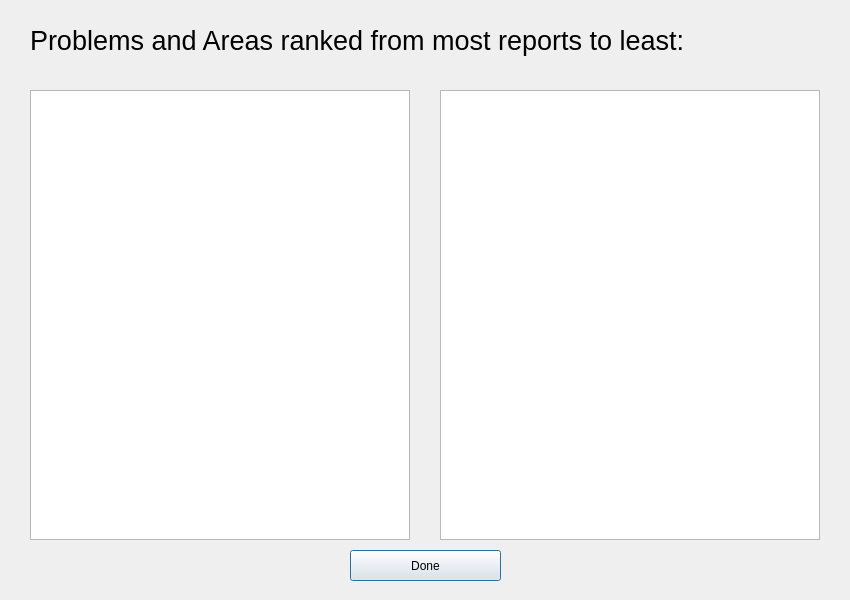
<?xml version="1.0" encoding="UTF-8"?>
<ui version="4.0">
 <class>Ranking</class>
 <widget class="QDialog" name="Ranking">
  <property name="geometry">
   <rect>
    <x>0</x>
    <y>0</y>
    <width>850</width>
    <height>600</height>
   </rect>
  </property>
  <property name="windowTitle">
   <string>Dialog</string>
  </property>
  <widget class="QPushButton" name="doneButton">
   <property name="geometry">
    <rect>
     <x>350</x>
     <y>550</y>
     <width>151</width>
     <height>31</height>
    </rect>
   </property>
   <property name="text">
    <string>Done</string>
   </property>
  </widget>
  <widget class="QTextBrowser" name="rankedList">
   <property name="geometry">
    <rect>
     <x>30</x>
     <y>90</y>
     <width>380</width>
     <height>450</height>
    </rect>
   </property>
   <property name="font">
    <font>
     <pointsize>14</pointsize>
    </font>
   </property>
   <property name="html">
    <string>&lt;!DOCTYPE HTML PUBLIC &quot;-//W3C//DTD HTML 4.0//EN&quot; &quot;http://www.w3.org/TR/REC-html40/strict.dtd&quot;&gt;
&lt;html&gt;&lt;head&gt;&lt;meta name=&quot;qrichtext&quot; content=&quot;1&quot; /&gt;&lt;style type=&quot;text/css&quot;&gt;
p, li { white-space: pre-wrap; }
&lt;/style&gt;&lt;/head&gt;&lt;body style=&quot; font-family:'MS Shell Dlg 2'; font-size:14pt; font-weight:400; font-style:normal;&quot;&gt;
&lt;p style=&quot;-qt-paragraph-type:empty; margin-top:0px; margin-bottom:0px; margin-left:0px; margin-right:0px; -qt-block-indent:0; text-indent:0px; font-size:8.25pt;&quot;&gt;&lt;br /&gt;&lt;/p&gt;&lt;/body&gt;&lt;/html&gt;</string>
   </property>
   <property name="tabStopWidth">
    <number>80</number>
   </property>
  </widget>
  <widget class="QLabel" name="listLabel">
   <property name="geometry">
    <rect>
     <x>30</x>
     <y>10</y>
     <width>801</width>
     <height>61</height>
    </rect>
   </property>
   <property name="font">
    <font>
     <pointsize>20</pointsize>
    </font>
   </property>
   <property name="text">
    <string>Problems and Areas ranked from most reports to least:</string>
   </property>
  </widget>
  <widget class="QTextBrowser" name="addressList">
   <property name="geometry">
    <rect>
     <x>440</x>
     <y>90</y>
     <width>380</width>
     <height>450</height>
    </rect>
   </property>
   <property name="font">
    <font>
     <pointsize>14</pointsize>
    </font>
   </property>
   <property name="html">
    <string>&lt;!DOCTYPE HTML PUBLIC &quot;-//W3C//DTD HTML 4.0//EN&quot; &quot;http://www.w3.org/TR/REC-html40/strict.dtd&quot;&gt;
&lt;html&gt;&lt;head&gt;&lt;meta name=&quot;qrichtext&quot; content=&quot;1&quot; /&gt;&lt;style type=&quot;text/css&quot;&gt;
p, li { white-space: pre-wrap; }
&lt;/style&gt;&lt;/head&gt;&lt;body style=&quot; font-family:'MS Shell Dlg 2'; font-size:14pt; font-weight:400; font-style:normal;&quot;&gt;
&lt;p style=&quot;-qt-paragraph-type:empty; margin-top:0px; margin-bottom:0px; margin-left:0px; margin-right:0px; -qt-block-indent:0; text-indent:0px; font-size:8.25pt;&quot;&gt;&lt;br /&gt;&lt;/p&gt;&lt;/body&gt;&lt;/html&gt;</string>
   </property>
   <property name="tabStopWidth">
    <number>80</number>
   </property>
  </widget>
 </widget>
 <resources/>
 <connections/>
</ui>
